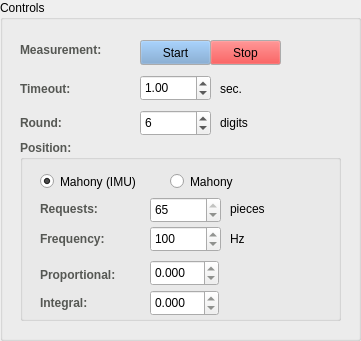
    <widget class="QGroupBox" name="groupBox_19">
     <property name="geometry">
      <rect>
       <x>20</x>
       <y>560</y>
       <width>361</width>
       <height>341</height>
      </rect>
     </property>
     <property name="title">
      <string>Controls</string>
     </property>
     <widget class="QPushButton" name="pushButton_2">
      <property name="geometry">
       <rect>
        <x>140</x>
        <y>40</y>
        <width>71</width>
        <height>25</height>
       </rect>
      </property>
      <property name="palette">
       <palette>
        <active>
         <colorrole role="Button">
          <brush brushstyle="SolidPattern">
           <color alpha="255">
            <red>114</red>
            <green>159</green>
            <blue>207</blue>
           </color>
          </brush>
         </colorrole>
        </active>
        <inactive>
         <colorrole role="Button">
          <brush brushstyle="SolidPattern">
           <color alpha="255">
            <red>114</red>
            <green>159</green>
            <blue>207</blue>
           </color>
          </brush>
         </colorrole>
        </inactive>
        <disabled>
         <colorrole role="Button">
          <brush brushstyle="SolidPattern">
           <color alpha="255">
            <red>114</red>
            <green>159</green>
            <blue>207</blue>
           </color>
          </brush>
         </colorrole>
        </disabled>
       </palette>
      </property>
      <property name="text">
       <string>Start</string>
      </property>
      <property name="icon">
       <iconset>
        <normaloff>start-icon.png</normaloff>start-icon.png</iconset>
      </property>
     </widget>
     <widget class="QPushButton" name="pushButton_3">
      <property name="geometry">
       <rect>
        <x>210</x>
        <y>40</y>
        <width>71</width>
        <height>25</height>
       </rect>
      </property>
      <property name="palette">
       <palette>
        <active>
         <colorrole role="Button">
          <brush brushstyle="SolidPattern">
           <color alpha="255">
            <red>239</red>
            <green>41</green>
            <blue>41</blue>
           </color>
          </brush>
         </colorrole>
        </active>
        <inactive>
         <colorrole role="Button">
          <brush brushstyle="SolidPattern">
           <color alpha="255">
            <red>239</red>
            <green>41</green>
            <blue>41</blue>
           </color>
          </brush>
         </colorrole>
        </inactive>
        <disabled>
         <colorrole role="Button">
          <brush brushstyle="SolidPattern">
           <color alpha="255">
            <red>239</red>
            <green>41</green>
            <blue>41</blue>
           </color>
          </brush>
         </colorrole>
        </disabled>
       </palette>
      </property>
      <property name="text">
       <string>Stop</string>
      </property>
      <property name="icon">
       <iconset>
        <normaloff>stop-icon.png</normaloff>stop-icon.png</iconset>
      </property>
     </widget>
     <widget class="QDoubleSpinBox" name="doubleSpinBox">
      <property name="geometry">
       <rect>
        <x>140</x>
        <y>75</y>
        <width>71</width>
        <height>26</height>
       </rect>
      </property>
      <property name="minimum">
       <double>0.100000000000000</double>
      </property>
      <property name="maximum">
       <double>3.000000000000000</double>
      </property>
      <property name="singleStep">
       <double>0.100000000000000</double>
      </property>
      <property name="value">
       <double>1.000000000000000</double>
      </property>
     </widget>
     <widget class="QLabel" name="label_47">
      <property name="geometry">
       <rect>
        <x>20</x>
        <y>80</y>
        <width>67</width>
        <height>17</height>
       </rect>
      </property>
      <property name="palette">
       <palette>
        <active>
         <colorrole role="WindowText">
          <brush brushstyle="SolidPattern">
           <color alpha="255">
            <red>85</red>
            <green>87</green>
            <blue>83</blue>
           </color>
          </brush>
         </colorrole>
        </active>
        <inactive>
         <colorrole role="WindowText">
          <brush brushstyle="SolidPattern">
           <color alpha="255">
            <red>85</red>
            <green>87</green>
            <blue>83</blue>
           </color>
          </brush>
         </colorrole>
        </inactive>
        <disabled>
         <colorrole role="WindowText">
          <brush brushstyle="SolidPattern">
           <color alpha="255">
            <red>190</red>
            <green>190</green>
            <blue>190</blue>
           </color>
          </brush>
         </colorrole>
        </disabled>
       </palette>
      </property>
      <property name="font">
       <font>
        <weight>75</weight>
        <bold>true</bold>
       </font>
      </property>
      <property name="text">
       <string>Timeout:</string>
      </property>
     </widget>
     <widget class="QLabel" name="label_48">
      <property name="geometry">
       <rect>
        <x>220</x>
        <y>80</y>
        <width>31</width>
        <height>17</height>
       </rect>
      </property>
      <property name="text">
       <string>sec.</string>
      </property>
     </widget>
     <widget class="QLabel" name="label_49">
      <property name="geometry">
       <rect>
        <x>20</x>
        <y>40</y>
        <width>111</width>
        <height>20</height>
       </rect>
      </property>
      <property name="palette">
       <palette>
        <active>
         <colorrole role="WindowText">
          <brush brushstyle="SolidPattern">
           <color alpha="255">
            <red>85</red>
            <green>87</green>
            <blue>83</blue>
           </color>
          </brush>
         </colorrole>
        </active>
        <inactive>
         <colorrole role="WindowText">
          <brush brushstyle="SolidPattern">
           <color alpha="255">
            <red>85</red>
            <green>87</green>
            <blue>83</blue>
           </color>
          </brush>
         </colorrole>
        </inactive>
        <disabled>
         <colorrole role="WindowText">
          <brush brushstyle="SolidPattern">
           <color alpha="255">
            <red>190</red>
            <green>190</green>
            <blue>190</blue>
           </color>
          </brush>
         </colorrole>
        </disabled>
       </palette>
      </property>
      <property name="font">
       <font>
        <weight>75</weight>
        <bold>true</bold>
       </font>
      </property>
      <property name="text">
       <string>Measurement:</string>
      </property>
     </widget>
     <widget class="QLabel" name="label_51">
      <property name="geometry">
       <rect>
        <x>20</x>
        <y>114</y>
        <width>61</width>
        <height>17</height>
       </rect>
      </property>
      <property name="palette">
       <palette>
        <active>
         <colorrole role="WindowText">
          <brush brushstyle="SolidPattern">
           <color alpha="255">
            <red>85</red>
            <green>87</green>
            <blue>83</blue>
           </color>
          </brush>
         </colorrole>
        </active>
        <inactive>
         <colorrole role="WindowText">
          <brush brushstyle="SolidPattern">
           <color alpha="255">
            <red>85</red>
            <green>87</green>
            <blue>83</blue>
           </color>
          </brush>
         </colorrole>
        </inactive>
        <disabled>
         <colorrole role="WindowText">
          <brush brushstyle="SolidPattern">
           <color alpha="255">
            <red>190</red>
            <green>190</green>
            <blue>190</blue>
           </color>
          </brush>
         </colorrole>
        </disabled>
       </palette>
      </property>
      <property name="font">
       <font>
        <weight>75</weight>
        <bold>true</bold>
       </font>
      </property>
      <property name="text">
       <string>Round:</string>
      </property>
     </widget>
     <widget class="QSpinBox" name="spinBox_3">
      <property name="geometry">
       <rect>
        <x>140</x>
        <y>110</y>
        <width>71</width>
        <height>26</height>
       </rect>
      </property>
      <property name="maximum">
       <number>7</number>
      </property>
      <property name="value">
       <number>6</number>
      </property>
     </widget>
     <widget class="QLabel" name="label_52">
      <property name="geometry">
       <rect>
        <x>220</x>
        <y>114</y>
        <width>41</width>
        <height>17</height>
       </rect>
      </property>
      <property name="text">
       <string>digits</string>
      </property>
     </widget>
     <widget class="QGroupBox" name="groupBox_23">
      <property name="geometry">
       <rect>
        <x>20</x>
        <y>140</y>
        <width>321</width>
        <height>181</height>
       </rect>
      </property>
      <property name="palette">
       <palette>
        <active>
         <colorrole role="WindowText">
          <brush brushstyle="SolidPattern">
           <color alpha="255">
            <red>85</red>
            <green>87</green>
            <blue>83</blue>
           </color>
          </brush>
         </colorrole>
        </active>
        <inactive>
         <colorrole role="WindowText">
          <brush brushstyle="SolidPattern">
           <color alpha="255">
            <red>85</red>
            <green>87</green>
            <blue>83</blue>
           </color>
          </brush>
         </colorrole>
        </inactive>
        <disabled>
         <colorrole role="WindowText">
          <brush brushstyle="SolidPattern">
           <color alpha="255">
            <red>190</red>
            <green>190</green>
            <blue>190</blue>
           </color>
          </brush>
         </colorrole>
        </disabled>
       </palette>
      </property>
      <property name="font">
       <font>
        <weight>75</weight>
        <bold>true</bold>
       </font>
      </property>
      <property name="title">
       <string>Position:</string>
      </property>
      <widget class="QRadioButton" name="radioButton_13">
       <property name="geometry">
        <rect>
         <x>20</x>
         <y>30</y>
         <width>121</width>
         <height>23</height>
        </rect>
       </property>
       <property name="palette">
        <palette>
         <active>
          <colorrole role="WindowText">
           <brush brushstyle="SolidPattern">
            <color alpha="255">
             <red>0</red>
             <green>0</green>
             <blue>0</blue>
            </color>
           </brush>
          </colorrole>
         </active>
         <inactive>
          <colorrole role="WindowText">
           <brush brushstyle="SolidPattern">
            <color alpha="255">
             <red>0</red>
             <green>0</green>
             <blue>0</blue>
            </color>
           </brush>
          </colorrole>
         </inactive>
         <disabled>
          <colorrole role="WindowText">
           <brush brushstyle="SolidPattern">
            <color alpha="255">
             <red>190</red>
             <green>190</green>
             <blue>190</blue>
            </color>
           </brush>
          </colorrole>
         </disabled>
        </palette>
       </property>
       <property name="font">
        <font>
         <weight>50</weight>
         <bold>false</bold>
        </font>
       </property>
       <property name="text">
        <string>Mahony (IMU)</string>
       </property>
       <property name="checked">
        <bool>true</bool>
       </property>
      </widget>
      <widget class="QRadioButton" name="radioButton_14">
       <property name="geometry">
        <rect>
         <x>150</x>
         <y>30</y>
         <width>91</width>
         <height>23</height>
        </rect>
       </property>
       <property name="palette">
        <palette>
         <active>
          <colorrole role="WindowText">
           <brush brushstyle="SolidPattern">
            <color alpha="255">
             <red>0</red>
             <green>0</green>
             <blue>0</blue>
            </color>
           </brush>
          </colorrole>
         </active>
         <inactive>
          <colorrole role="WindowText">
           <brush brushstyle="SolidPattern">
            <color alpha="255">
             <red>0</red>
             <green>0</green>
             <blue>0</blue>
            </color>
           </brush>
          </colorrole>
         </inactive>
         <disabled>
          <colorrole role="WindowText">
           <brush brushstyle="SolidPattern">
            <color alpha="255">
             <red>190</red>
             <green>190</green>
             <blue>190</blue>
            </color>
           </brush>
          </colorrole>
         </disabled>
        </palette>
       </property>
       <property name="font">
        <font>
         <weight>50</weight>
         <bold>false</bold>
        </font>
       </property>
       <property name="text">
        <string>Mahony</string>
       </property>
      </widget>
      <widget class="QLabel" name="label_62">
       <property name="geometry">
        <rect>
         <x>20</x>
         <y>60</y>
         <width>71</width>
         <height>17</height>
        </rect>
       </property>
       <property name="palette">
        <palette>
         <active>
          <colorrole role="WindowText">
           <brush brushstyle="SolidPattern">
            <color alpha="255">
             <red>85</red>
             <green>87</green>
             <blue>83</blue>
            </color>
           </brush>
          </colorrole>
         </active>
         <inactive>
          <colorrole role="WindowText">
           <brush brushstyle="SolidPattern">
            <color alpha="255">
             <red>85</red>
             <green>87</green>
             <blue>83</blue>
            </color>
           </brush>
          </colorrole>
         </inactive>
         <disabled>
          <colorrole role="WindowText">
           <brush brushstyle="SolidPattern">
            <color alpha="255">
             <red>190</red>
             <green>190</green>
             <blue>190</blue>
            </color>
           </brush>
          </colorrole>
         </disabled>
        </palette>
       </property>
       <property name="font">
        <font>
         <weight>75</weight>
         <bold>true</bold>
        </font>
       </property>
       <property name="text">
        <string>Requests:</string>
       </property>
      </widget>
      <widget class="QSpinBox" name="spinBox_4">
       <property name="geometry">
        <rect>
         <x>130</x>
         <y>57</y>
         <width>71</width>
         <height>26</height>
        </rect>
       </property>
       <property name="font">
        <font>
         <weight>50</weight>
         <bold>false</bold>
        </font>
       </property>
       <property name="minimum">
        <number>5</number>
       </property>
       <property name="maximum">
        <number>65</number>
       </property>
       <property name="value">
        <number>65</number>
       </property>
      </widget>
      <widget class="QLabel" name="label_63">
       <property name="geometry">
        <rect>
         <x>210</x>
         <y>60</y>
         <width>67</width>
         <height>17</height>
        </rect>
       </property>
       <property name="palette">
        <palette>
         <active>
          <colorrole role="WindowText">
           <brush brushstyle="SolidPattern">
            <color alpha="255">
             <red>0</red>
             <green>0</green>
             <blue>0</blue>
            </color>
           </brush>
          </colorrole>
         </active>
         <inactive>
          <colorrole role="WindowText">
           <brush brushstyle="SolidPattern">
            <color alpha="255">
             <red>0</red>
             <green>0</green>
             <blue>0</blue>
            </color>
           </brush>
          </colorrole>
         </inactive>
         <disabled>
          <colorrole role="WindowText">
           <brush brushstyle="SolidPattern">
            <color alpha="255">
             <red>190</red>
             <green>190</green>
             <blue>190</blue>
            </color>
           </brush>
          </colorrole>
         </disabled>
        </palette>
       </property>
       <property name="font">
        <font>
         <weight>50</weight>
         <bold>false</bold>
        </font>
       </property>
       <property name="text">
        <string>pieces</string>
       </property>
      </widget>
      <widget class="QDoubleSpinBox" name="doubleSpinBox_2">
       <property name="geometry">
        <rect>
         <x>130</x>
         <y>120</y>
         <width>69</width>
         <height>26</height>
        </rect>
       </property>
       <property name="font">
        <font>
         <weight>50</weight>
         <bold>false</bold>
        </font>
       </property>
       <property name="decimals">
        <number>3</number>
       </property>
       <property name="minimum">
        <double>-100.000000000000000</double>
       </property>
       <property name="maximum">
        <double>100.000000000000000</double>
       </property>
       <property name="singleStep">
        <double>0.001000000000000</double>
       </property>
      </widget>
      <widget class="QDoubleSpinBox" name="doubleSpinBox_3">
       <property name="geometry">
        <rect>
         <x>130</x>
         <y>150</y>
         <width>69</width>
         <height>26</height>
        </rect>
       </property>
       <property name="font">
        <font>
         <weight>50</weight>
         <bold>false</bold>
        </font>
       </property>
       <property name="decimals">
        <number>3</number>
       </property>
       <property name="minimum">
        <double>-100.000000000000000</double>
       </property>
       <property name="maximum">
        <double>100.000000000000000</double>
       </property>
       <property name="singleStep">
        <double>0.001000000000000</double>
       </property>
      </widget>
      <widget class="QLabel" name="label_64">
       <property name="geometry">
        <rect>
         <x>20</x>
         <y>126</y>
         <width>101</width>
         <height>17</height>
        </rect>
       </property>
       <property name="palette">
        <palette>
         <active>
          <colorrole role="WindowText">
           <brush brushstyle="SolidPattern">
            <color alpha="255">
             <red>85</red>
             <green>87</green>
             <blue>83</blue>
            </color>
           </brush>
          </colorrole>
         </active>
         <inactive>
          <colorrole role="WindowText">
           <brush brushstyle="SolidPattern">
            <color alpha="255">
             <red>85</red>
             <green>87</green>
             <blue>83</blue>
            </color>
           </brush>
          </colorrole>
         </inactive>
         <disabled>
          <colorrole role="WindowText">
           <brush brushstyle="SolidPattern">
            <color alpha="255">
             <red>190</red>
             <green>190</green>
             <blue>190</blue>
            </color>
           </brush>
          </colorrole>
         </disabled>
        </palette>
       </property>
       <property name="font">
        <font>
         <weight>75</weight>
         <bold>true</bold>
        </font>
       </property>
       <property name="text">
        <string>Proportional:</string>
       </property>
      </widget>
      <widget class="QLabel" name="label_65">
       <property name="geometry">
        <rect>
         <x>20</x>
         <y>154</y>
         <width>101</width>
         <height>17</height>
        </rect>
       </property>
       <property name="palette">
        <palette>
         <active>
          <colorrole role="WindowText">
           <brush brushstyle="SolidPattern">
            <color alpha="255">
             <red>85</red>
             <green>87</green>
             <blue>83</blue>
            </color>
           </brush>
          </colorrole>
         </active>
         <inactive>
          <colorrole role="WindowText">
           <brush brushstyle="SolidPattern">
            <color alpha="255">
             <red>85</red>
             <green>87</green>
             <blue>83</blue>
            </color>
           </brush>
          </colorrole>
         </inactive>
         <disabled>
          <colorrole role="WindowText">
           <brush brushstyle="SolidPattern">
            <color alpha="255">
             <red>190</red>
             <green>190</green>
             <blue>190</blue>
            </color>
           </brush>
          </colorrole>
         </disabled>
        </palette>
       </property>
       <property name="font">
        <font>
         <weight>75</weight>
         <bold>true</bold>
        </font>
       </property>
       <property name="text">
        <string>Integral:</string>
       </property>
      </widget>
      <widget class="QLabel" name="label_66">
       <property name="geometry">
        <rect>
         <x>20</x>
         <y>90</y>
         <width>101</width>
         <height>17</height>
        </rect>
       </property>
       <property name="palette">
        <palette>
         <active>
          <colorrole role="WindowText">
           <brush brushstyle="SolidPattern">
            <color alpha="255">
             <red>85</red>
             <green>87</green>
             <blue>83</blue>
            </color>
           </brush>
          </colorrole>
         </active>
         <inactive>
          <colorrole role="WindowText">
           <brush brushstyle="SolidPattern">
            <color alpha="255">
             <red>85</red>
             <green>87</green>
             <blue>83</blue>
            </color>
           </brush>
          </colorrole>
         </inactive>
         <disabled>
          <colorrole role="WindowText">
           <brush brushstyle="SolidPattern">
            <color alpha="255">
             <red>190</red>
             <green>190</green>
             <blue>190</blue>
            </color>
           </brush>
          </colorrole>
         </disabled>
        </palette>
       </property>
       <property name="font">
        <font>
         <weight>75</weight>
         <bold>true</bold>
        </font>
       </property>
       <property name="text">
        <string>Frequency:</string>
       </property>
      </widget>
      <widget class="QSpinBox" name="spinBox_5">
       <property name="geometry">
        <rect>
         <x>130</x>
         <y>86</y>
         <width>71</width>
         <height>26</height>
        </rect>
       </property>
       <property name="font">
        <font>
         <weight>50</weight>
         <bold>false</bold>
        </font>
       </property>
       <property name="minimum">
        <number>1</number>
       </property>
       <property name="maximum">
        <number>1000</number>
       </property>
       <property name="value">
        <number>100</number>
       </property>
      </widget>
      <widget class="QLabel" name="label_67">
       <property name="geometry">
        <rect>
         <x>210</x>
         <y>90</y>
         <width>67</width>
         <height>17</height>
        </rect>
       </property>
       <property name="palette">
        <palette>
         <active>
          <colorrole role="WindowText">
           <brush brushstyle="SolidPattern">
            <color alpha="255">
             <red>0</red>
             <green>0</green>
             <blue>0</blue>
            </color>
           </brush>
          </colorrole>
         </active>
         <inactive>
          <colorrole role="WindowText">
           <brush brushstyle="SolidPattern">
            <color alpha="255">
             <red>0</red>
             <green>0</green>
             <blue>0</blue>
            </color>
           </brush>
          </colorrole>
         </inactive>
         <disabled>
          <colorrole role="WindowText">
           <brush brushstyle="SolidPattern">
            <color alpha="255">
             <red>190</red>
             <green>190</green>
             <blue>190</blue>
            </color>
           </brush>
          </colorrole>
         </disabled>
        </palette>
       </property>
       <property name="font">
        <font>
         <weight>50</weight>
         <bold>false</bold>
        </font>
       </property>
       <property name="text">
        <string>Hz</string>
       </property>
      </widget>
     </widget>
    </widget>
